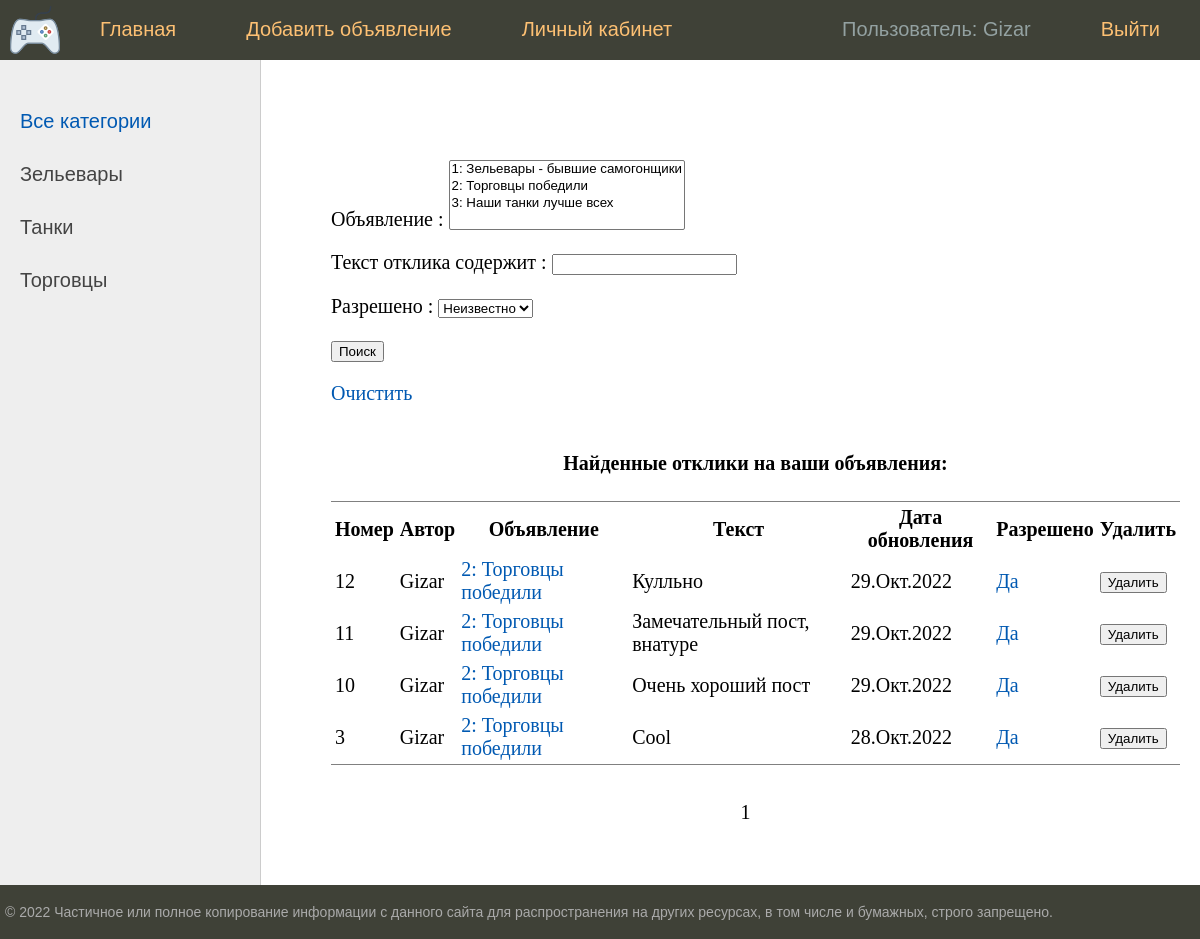
The app's page /lk/ (signed in), older data.
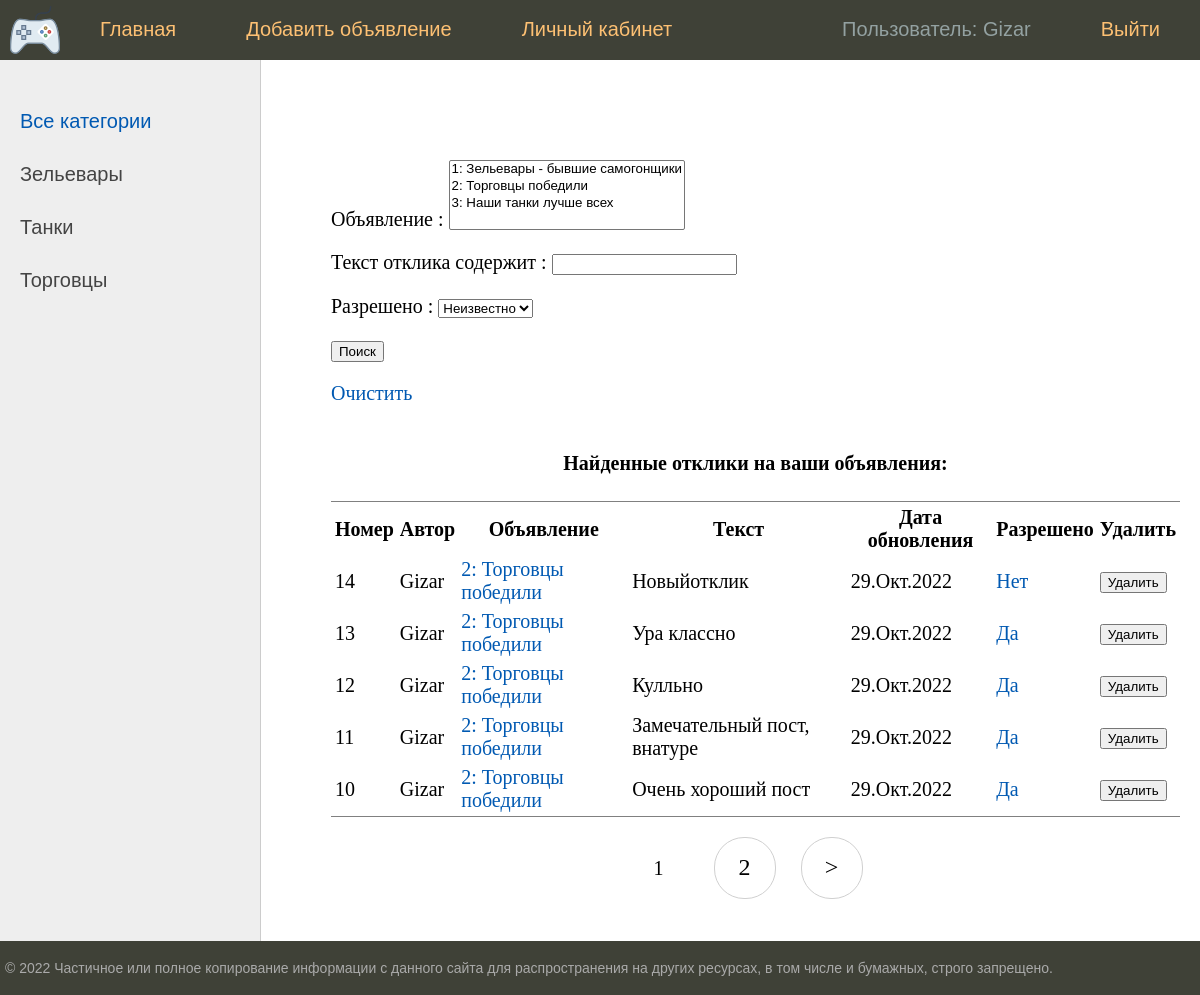
The same page, newer data.
### bboard/models.py (models this page shows, shortened)
class Category(models.Model):
    name = models.CharField(
        max_length=64,
        unique=True,
        verbose_name='Категория',
        help_text='Имя категории длинной не более 64 символов ',
    )
    slug = models.SlugField(max_length=255, unique=True, db_index=True, verbose_name="URL")
    def get_absolute_url(self):
        return reverse('category', kwargs={'cat_slug': self.slug})
    class Meta:
        verbose_name = 'Категория'
        verbose_name_plural = 'Категории'

class Reply(models.Model):
    user = models.ForeignKey('User', on_delete=models.CASCADE, verbose_name="Пользователь")
    post = models.ForeignKey('Post', on_delete=models.CASCADE, verbose_name="Пост")
    time_create = models.DateTimeField(auto_now_add=True)
    time_update = models.DateTimeField(auto_now=True)
    text = models.TextField(blank=True, verbose_name="Текс")
    is_approved = models.BooleanField(default=False, verbose_name="Разрешено")
    class Meta:
        verbose_name = 'Отклик'
        verbose_name_plural = 'Отклики'

class User(AbstractUser):
    email = models.EmailField(
        "email address",
        unique=True
    )
    email_verify = models.BooleanField(default=False)
    USERNAME_FIELD = "email"
    REQUIRED_FIELDS = ["username"]
    def __str__(self):
        return f'{self.username}'
    class Meta:
        verbose_name = 'Пользователь'
        verbose_name_plural = 'Пользователи'

class Post(models.Model):
    title = models.CharField(max_length=255, verbose_name="Заголовок")
    content = RichTextUploadingField(blank=True, default='', verbose_name="Текст")
    category = models.ForeignKey('Category', on_delete=models.PROTECT, verbose_name="Категория")
    user = models.ForeignKey('User', on_delete=models.CASCADE, verbose_name="Пользователь")
    photo = models.ImageField(upload_to="photos/%Y/%m/%d/", verbose_name="Фото заголовка", blank=True, null=True)
    time_create = models.DateTimeField(auto_now_add=True)
    time_update = models.DateTimeField(auto_now=True)
    is_created = models.BooleanField(default=True)
    slug = models.SlugField(max_length=255, unique=True, db_index=True, verbose_name="URL")
    is_published = models.BooleanField(default=True, verbose_name="Опубликовать")
    def __str__(self):
        return f"{self.id}: {self.title}"
    def get_absolute_url(self):
        return reverse('post', kwargs={'slug': self.slug})
    class Meta:
        verbose_name = 'Объявление'
        verbose_name_plural = 'Объявления'

### bboard/views.py (the view)
# urls.py: path('lk/', RepliesListSearchView.as_view(), name='replies_list_search'),
class RepliesListSearchView(DataMixin, ListView):
    model = Reply
    ordering = '-time_create'
    template_name = 'replies_search.html'
    context_object_name = 'finded_replies'
    paginate_by = 5
    def get_queryset(self):
        queryset = super().get_queryset()
        queryset = queryset.filter(post__user=self.request.user)
        self.filterset = PostFilter(self.request.GET, queryset)
        return self.filterset.qs
    def get_context_data(self, **kwargs):
        context = super().get_context_data()
        context['filterset'] = self.filterset
        c_def = self.get_user_context(title="Поиск откликов:")
        context = dict(list(context.items()) + list(c_def.items()))
        return context

### bboard/utils.py (called while the page is built)
    def get_user_context(self, **kwargs):
        context = kwargs
        categories = Category.objects.annotate(Count('post'))
        user_menu = menu.copy()
        if not self.request.user.is_authenticated:
            for i in range(3):
                user_menu.pop(1)
        else:
            user_menu.pop(4)
        context['menu'] = user_menu
        context['categories'] = categories
        if 'cat_selected' not in context:
            context['cat_selected'] = 0
        return context

### bboard/templates/bboard/replies_search.html (shortened to what this page needs)
{% extends 'base.html' %}
{% block content %}
<form action="" method="get">
    {{ filterset.form.as_p }}
    <input type="submit" value="Поиск" />
</form>
 <p><a href="{% url 'replies_list_search' %}">Очистить</a></p>
{% if finded_replies %}
    <table cellpadding="2" frame="hsides">
        <caption align="top"> <h4>Найденные отклики на ваши объявления:</h4></caption>
        <tr>
            <th>Номер</th>
            <th>Автор</th>
            <th>Объявление</th>
            <th>Текст</th>
            <th>Дата обновления</th>
            <th>Разрешено</th>
            <th>Удалить</th>
        </tr>
        {% for reply in finded_replies %}
        <tr>
            <td align="left">{{ reply.pk }}</td>
            <td align="left">{{ reply.user }}</td>
            <td align="left"><a href="{{ reply.post.get_absolute_url }}">{{ reply.post }}</a></td>
            <td align="left">{{ reply.text }}</td>
            <td>{{ reply.time_update|date:'d.M.Y' }}</td>
            <td>
                {% if reply.is_approved %}
                    <a href="{% url 'change_approved' reply.pk %}" title = 'Нажми, чтобы изменить значение на "Нет"'>Да</a>
                {% else %}
                    <a href="{% url 'change_approved' reply.pk %}" title = 'Нажми, чтобы изменить значение на "Да"'>Нет</a>
                {% endif%}
            </td>
            <td>
                <form action="{% url 'reply_delete' reply.pk %}" method="delete">
                    <button>Удалить</button>
                </form>
            </td>
        </tr>
        {% endfor %}
    </table>
{% else %}
    <h3>Ничего не найдено</h3>
{% endif %}
{% endblock content %}

### templates/base.html (shortened to what this page needs)
<!DOCTYPE html>
<html>
<head>
	{% load static %}
	{% load bboard_tags %}
	<link type="text/css" href="{% static 'bboard/css/styles.css' %}" rel="stylesheet" />
</head>
<body>
	<table class="table-page" border=0 cellpadding="0" cellspacing="0">
	<tr><td valign=top>
	{% block mainmenu %}
			<div class="header">
				<ul id="mainmenu" class="mainmenu">
					<li class="logo"><a href="{% url 'home' %}"><div class="logo"></div></a></li>
					{% for m in menu %}
						{% if not forloop.last %}
							<li><a href="{% url m.url_name %}">{{ m.title }}</a></li>
						{% else %}
							<li class="last"><a href="{% url m.url_name %}">{{ m.title }}</a></li>
						{% endif %}
					{% endfor %}
					{% if user.is_authenticated %}
						<li class="last" style="color: #93a1a1 ">Пользователь: {{ user }}</li>
					{% else %}
						<li class="last"><a href="{% url 'register' %}">Зарегистрироваться</a></li>
					{% endif %}
				</ul>
			</div>
	{% endblock mainmenu %}
	<table class="table-content" border=0 cellpadding="0" cellspacing="0">
	<tr>
		<td valign="top" class="left-chapters">
		<ul id="leftchapters">
			{% if cat_selected == 0 %}
				<li class="selected">Все категории</li>
			{% else %}
				<li><a href="{% url 'home' %}">Все категории</a></li>
			{% endif %}
			{% for c in categories %}
			{% if c.post__count > 0 %}
					{% if c.pk == cat_selected %}
						<li class="selected">{{c.name}}</li>
					{% else %}
						<li><a href="{{ c.get_absolute_url }}">{{c.name}}</a></li>
					{% endif %}
			{% endif %}
			{% endfor %}
		</ul>
	</td>
	<td valign="top" class="content">
		<div class="content-text">
			{% block content %}
			{% endblock %}
			<nav class="list-pages">
				<ul>
					{% for p in paginator.page_range %}
							   {% if page_obj.number == p %}
					<li class="page-num page-num-selected">{{ p }}</li>
							   {% elif p >= page_obj.number|add:-2 and p <= page_obj.number|add:2  %}
					<li class="page-num">
						<a href="?page={{ p }}">{{ p }}</a>
					</li>
							   {% endif %}
					{% endfor %}
					{% if page_obj.has_next %}
					<li class="page-num">
							 <a href="?page={{ page_obj.next_page_number }}">&gt;</a>
					</li>
					{% endif %}
				</ul>
			</nav>
		</div>
	</td></tr></table>
	</td></tr>
	<tr><td valign=top>
		<div id="footer">
			<p>&copy; 2022 Частичное или полное копирование информации с данного сайта для распространения на других ресурсах, в том числе и бумажных, строго запрещено.</p>
		</div>
	</td></tr></table>
</body>
</html>

Row changes from the older to the newer data that the page shows:
no longer on this page (row unchanged): Reply: pk "3", user "Gizar", post "2: Торговцы победили", text "Cool", time_update "28.Окт.2022", is_approved "Да"
added Reply: pk "14", user "Gizar", post "2: Торговцы победили", text "Новыйотклик", time_update "29.Окт.2022", is_approved "Нет"
added Reply: pk "13", user "Gizar", post "2: Торговцы победили", text "Ура классно", time_update "29.Окт.2022", is_approved "Да"
Text that changed along with them:
new list line: "2"
